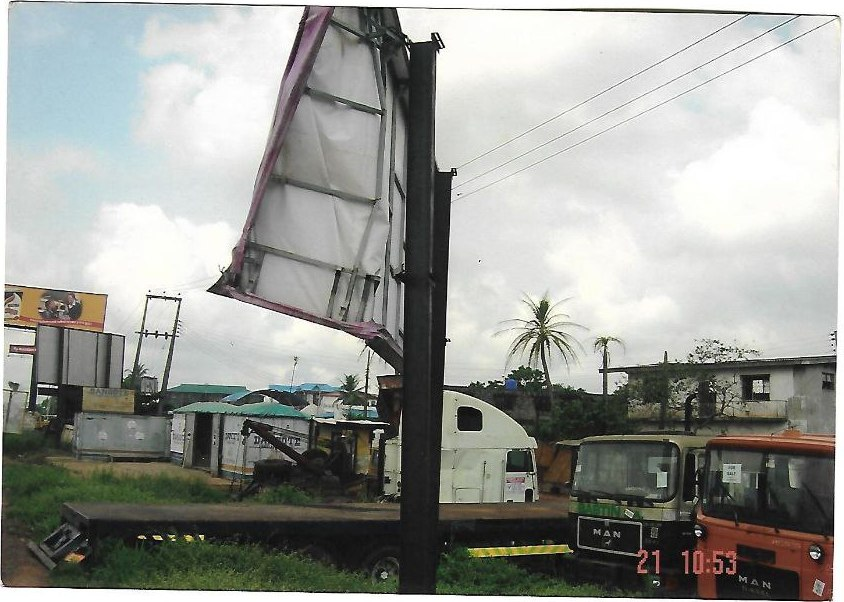
#> input picture training_images/Source Images/orig_training_images/training_01.jpg, 844 x 602 px, found by its file name
$ python image_processing.py
#> lines starting #> are read from the running program, lines starting #| are printed output that depends on the picture
import cv2

test_img_01_loc = './training_images/training_01.jpg'


def process_image(file_loc):
#> called with file_loc = './training_images/training_01.jpg'
    img = cv2.imread(file_loc, cv2.IMREAD_GRAYSCALE)
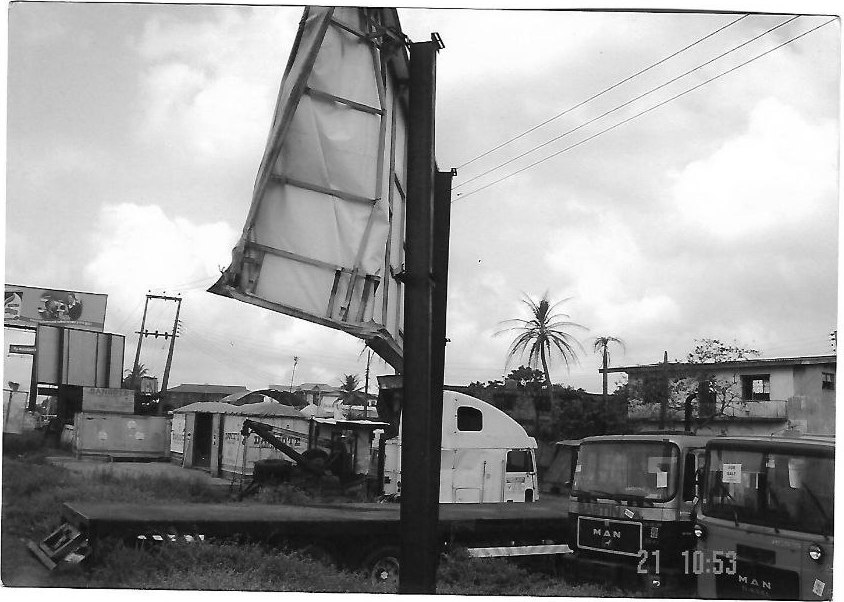
#> img: shape (602, 844); min 0, max 255, mean 153.8
    blurred_img = cv2.bilateralFilter(img, 11, 21, 39)
    edge_img = cv2.Canny(blurred_img, 10, 20)
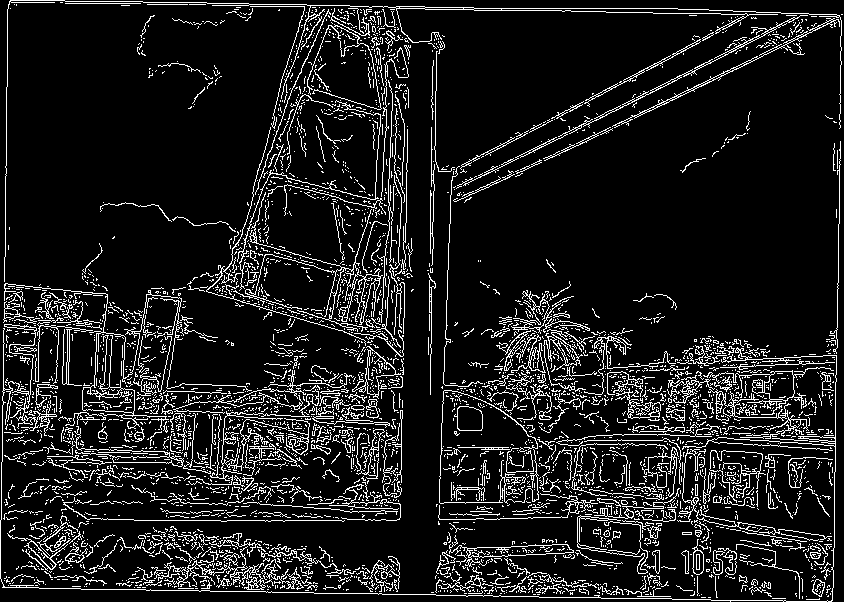
#> edge_img: shape (602, 844); 11.2% white in thin lines or dots
    return blurred_img, edge_img

test_img_01, edge_img_01 = process_image(test_img_01_loc)


while True:
    cv2.imshow('edge img 01', edge_img_01)
    cv2.waitKey(25)

# [9 lines of commented-out code are left out]

$ run again, with training_images/Source Images/orig_training_images/training_02.jpg copied over training_images/Source Images/orig_training_images/training_01.jpg
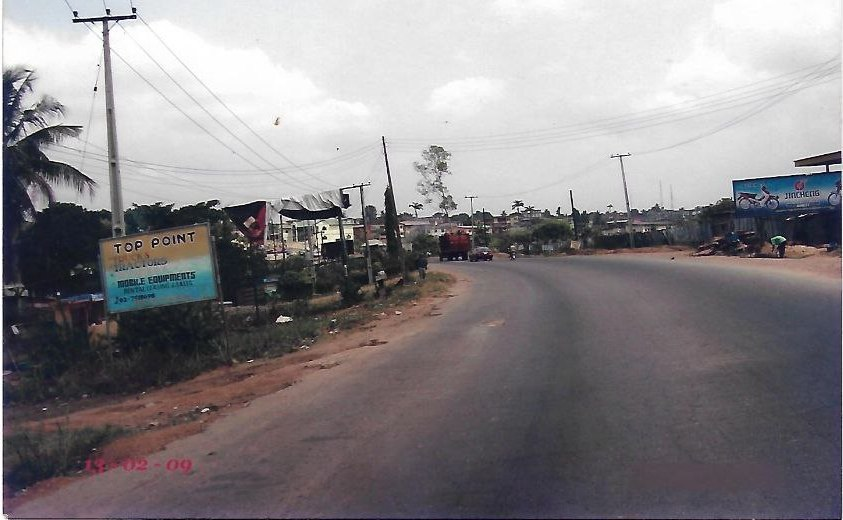
#> input picture training_images/Source Images/orig_training_images/training_02.jpg, 843 x 520 px, found by its file name
#> in process_image, `img = cv2.imread(file_loc, cv2.IMREAD_GRAYSCALE)`:
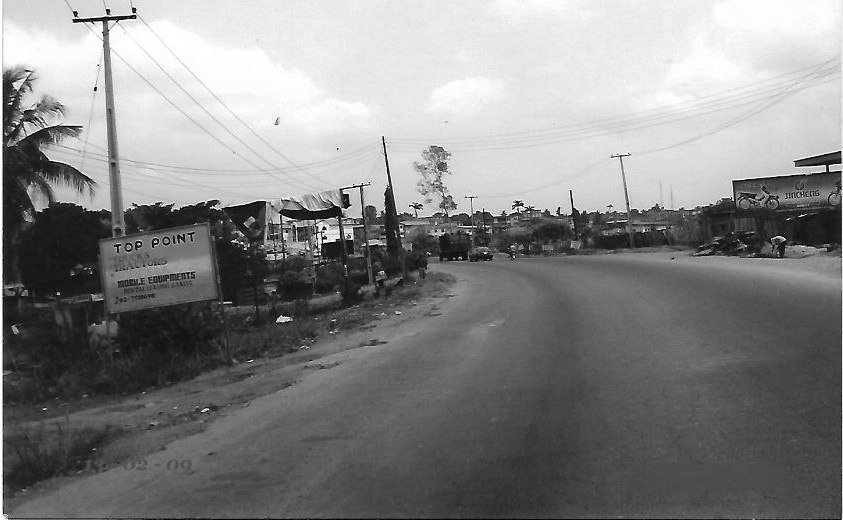
#> img: shape (520, 843); min 0, max 255, mean 133.4
#> in process_image, `edge_img = cv2.Canny(blurred_img, 10, 20)`:
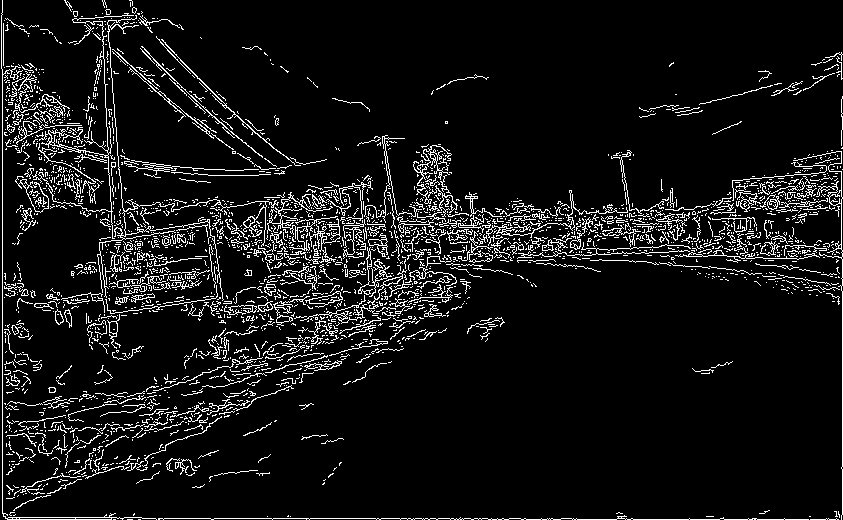
#> edge_img: shape (520, 843); 8% white in thin lines or dots

$ run again, with training_images/Source Images/orig_training_images/training_03.jpg copied over training_images/Source Images/orig_training_images/training_01.jpg
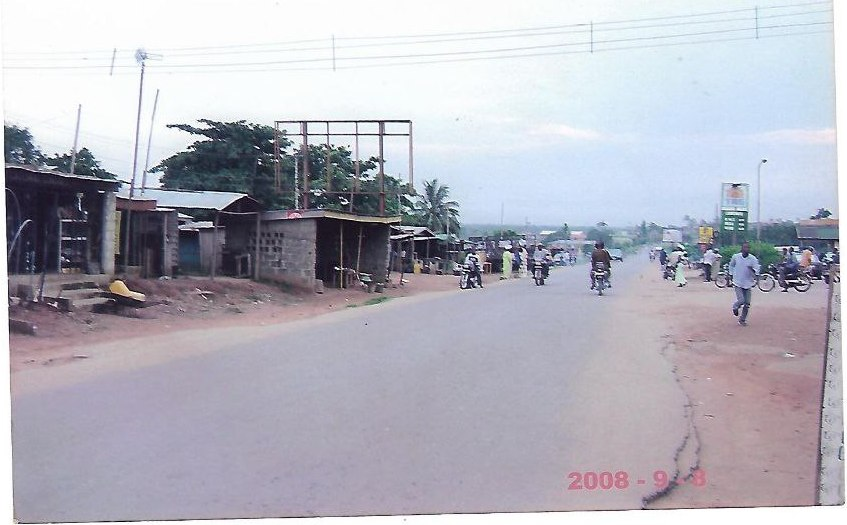
#> input picture training_images/Source Images/orig_training_images/training_03.jpg, 847 x 525 px, found by its file name
#> in process_image, `img = cv2.imread(file_loc, cv2.IMREAD_GRAYSCALE)`:
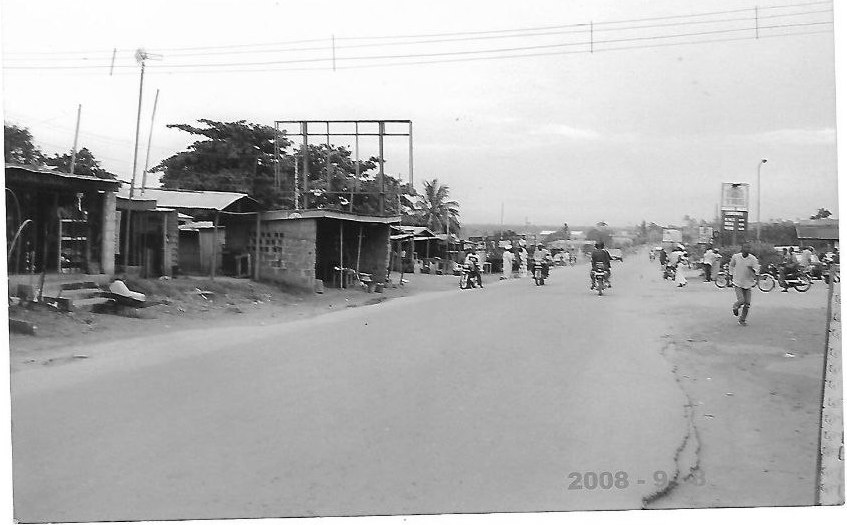
#> img: shape (525, 847); min 0, max 255, mean 180.1
#> in process_image, `edge_img = cv2.Canny(blurred_img, 10, 20)`:
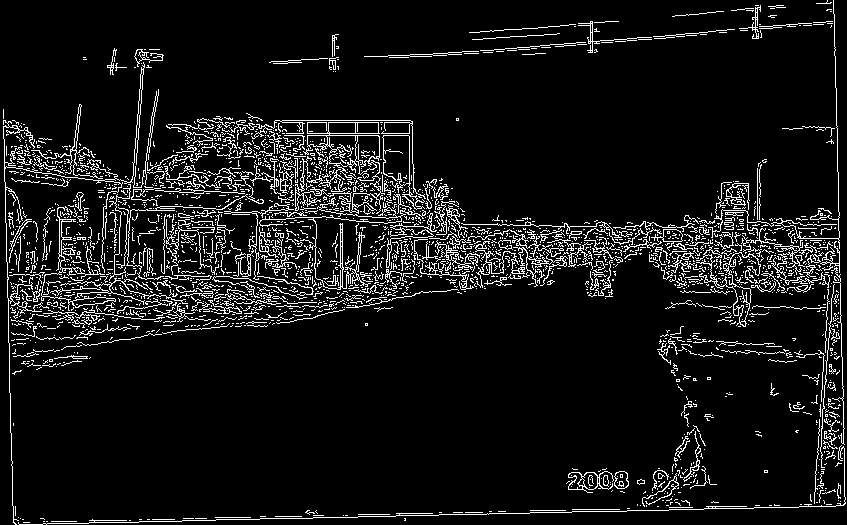
#> edge_img: shape (525, 847); 8.2% white in thin lines or dots

$ run again, with training_images/Source Images/orig_training_images/training_04.jpg copied over training_images/Source Images/orig_training_images/training_01.jpg
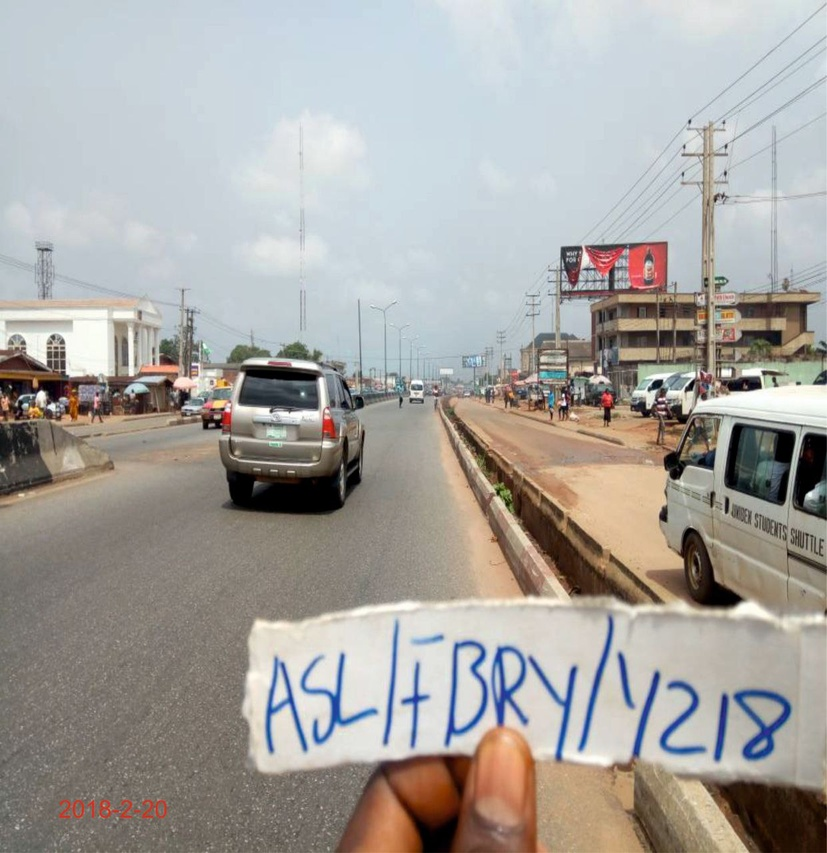
#> input picture training_images/Source Images/orig_training_images/training_04.jpg, 827 x 853 px, shrunk from 1241 x 1280 before the run, found by its file name
#> in process_image, `img = cv2.imread(file_loc, cv2.IMREAD_GRAYSCALE)`:
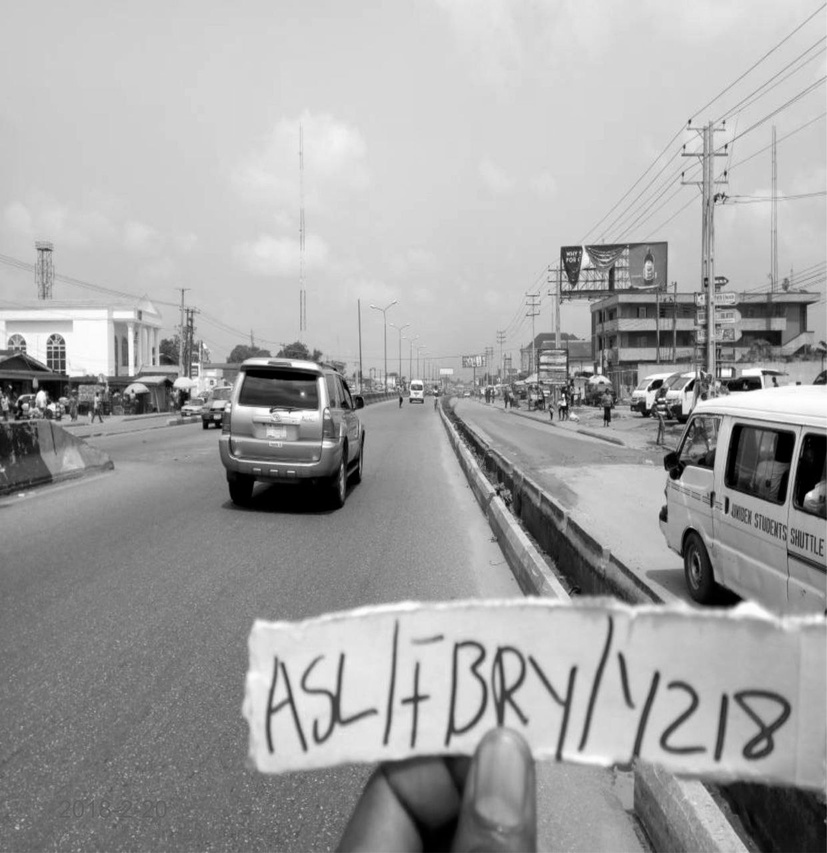
#> img: shape (853, 827); min 0, max 255, mean 163.9
#> in process_image, `edge_img = cv2.Canny(blurred_img, 10, 20)`:
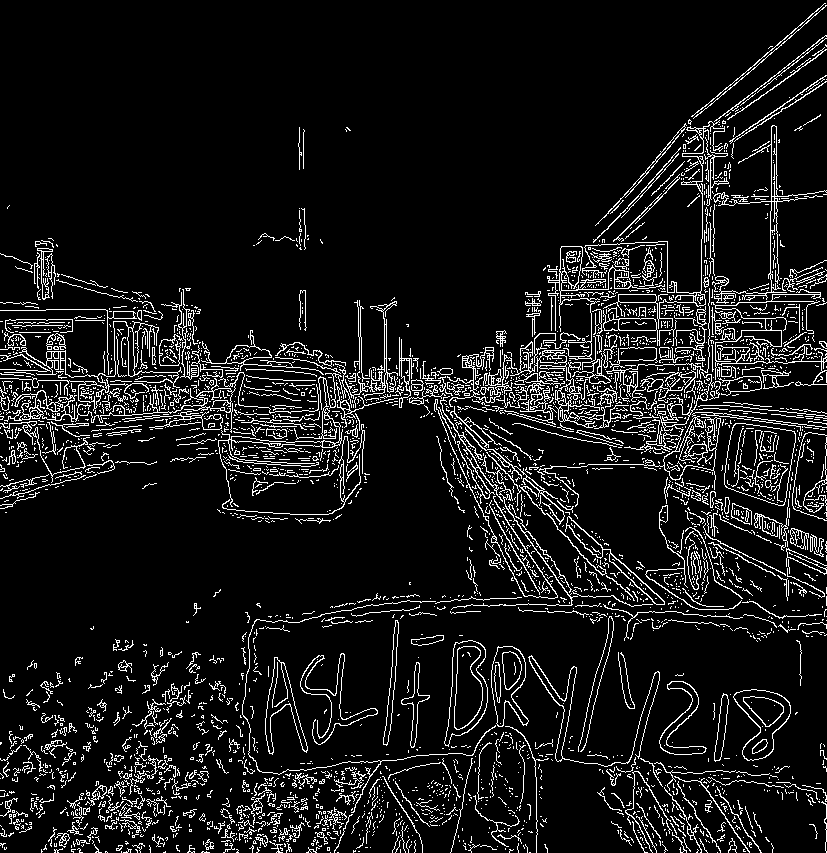
#> edge_img: shape (853, 827); 9.1% white in thin lines or dots
